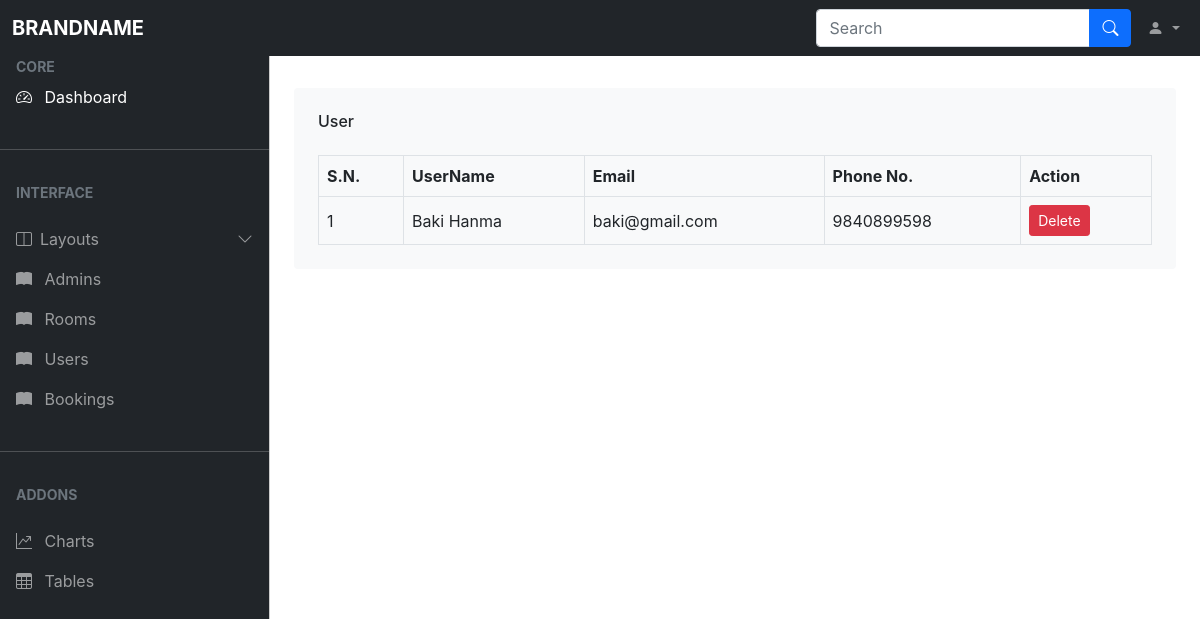
Screenshot of /admin/user.php with the database file from the repository.
### tables this page shows
CREATE TABLE `users` (
  `user_id` int(11) NOT NULL,
  `username` varchar(80) NOT NULL,
  `password` varchar(255) NOT NULL,
  `email` varchar(100) NOT NULL,
  `phone` varchar(10) NOT NULL
);

### admin/user.php (the view, shortened to what this page needs)
<?php
    include('./ad_nav.php');
?>
</head>
<body>
<main class="mt-5 pt-3">
<div class="container-fluid pt-4 px-4">
    <div class="bg-light text-center rounded p-4">
        <div class="d-flex align-items-center justify-content-between mb-4">
            <h6 class="mb-0">User</h6>
        </div>
                    <div class="table-responsive">
                        <table class="table text-start align-middle table-bordered table-hover mb-0">
                            <thead>
                                <tr class="text-dark">
                                    <th scope="col">S.N.</th>
                                    <th scope="col">UserName</th>
                                    <th scope="col">Email</th>
                                    <th scope="col">Phone No.</th>
                                    <th scope="col">Action</th>
                                </tr>
                            </thead>
                            <tbody>
                            <?php
                                    $sql = "SELECT * FROM users";
                                    $res = mysqli_query($conn, $sql);
                                    if($res == TRUE){
                                        $count = mysqli_num_rows($res);
                                        $sn =1;
                                    if($count>0){
                                        while($rows=mysqli_fetch_assoc($res)){
                                          $user_id = $rows['user_id'];
                                          $username = $rows ['username'];
                                          $email = $rows['email'];
                                          $phone = $rows['phone'];
                                          ?>
                                          <tr>
                                          <td><?php echo $sn++ ?></td>
                                          <td><?php echo $username ?></td>
                                          <td><?php echo $email ?></td>
                                          <td><?php echo $phone ?></td>
                                          <td>
                                        <a class="btn btn-sm btn-danger" href="<?php echo siteurl;?>admin/delete_user.php?user_id=<?php echo $user_id;?>">Delete</a>
                                        </td>
                                        </tr>
                                          <?php
                                        }
                                      }
                                    }
                                  ?>
                            </tbody>
                        </table>
                    </div>
                </div>
            </div>
</main>
</body>

### css/admin.css (style rules this page uses)
* { box-sizing: border-box; margin: 0px; padding: 0px; }
body, button { font-family: "Inter", sans-serif; }
:root { --offcanvas-width: 270px; --topNavbarHeight: 56px; }
@media (min-width: 992px) { body { overflow: auto !important; } }
@media (min-width: 992px) { main { margin-left: var(--offcanvas-width); } }

### rows the page displays
users: username "Baki Hanma", email "baki@gmail.com", phone "9840899598"
